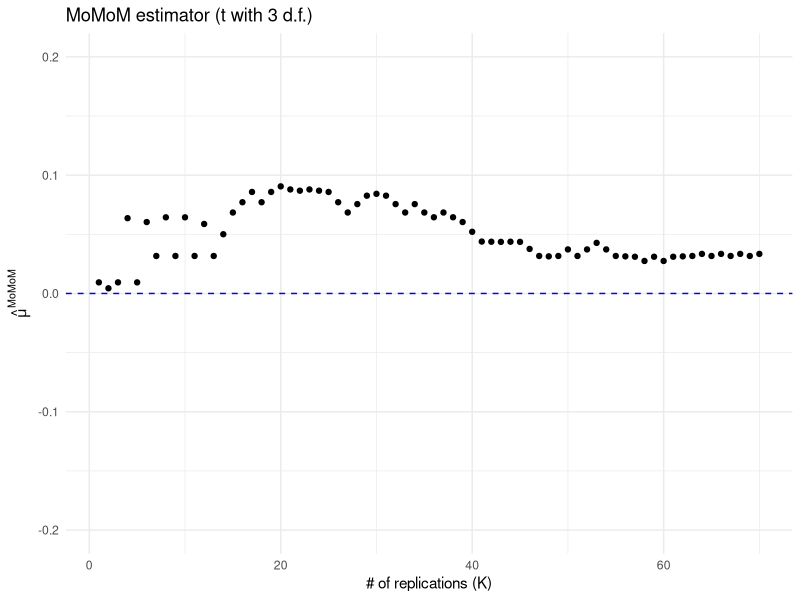
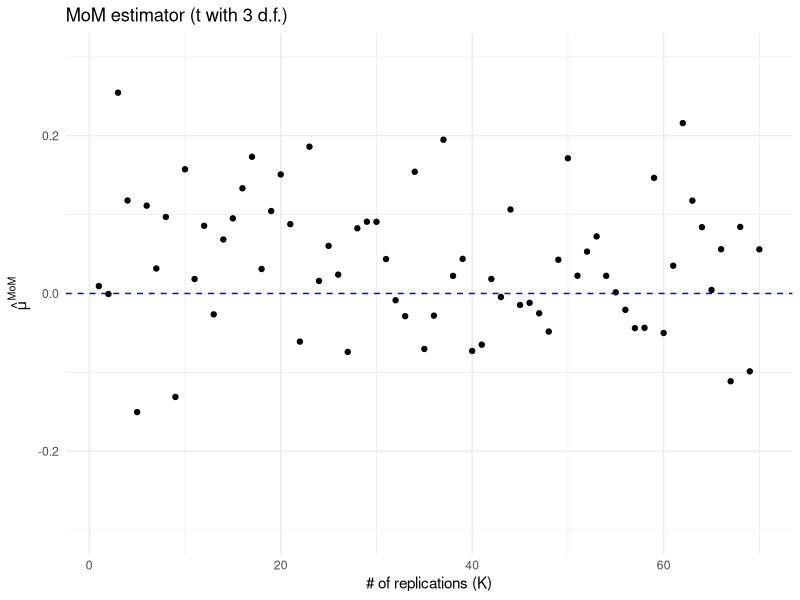
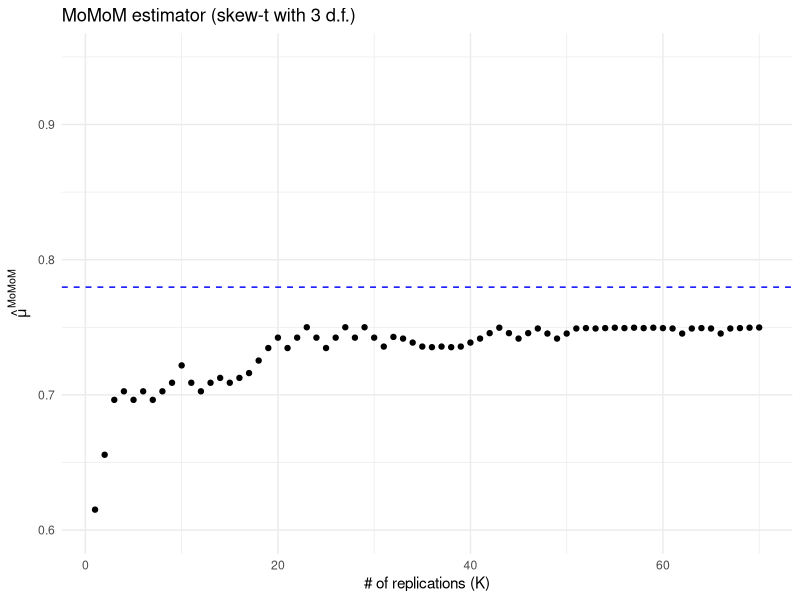
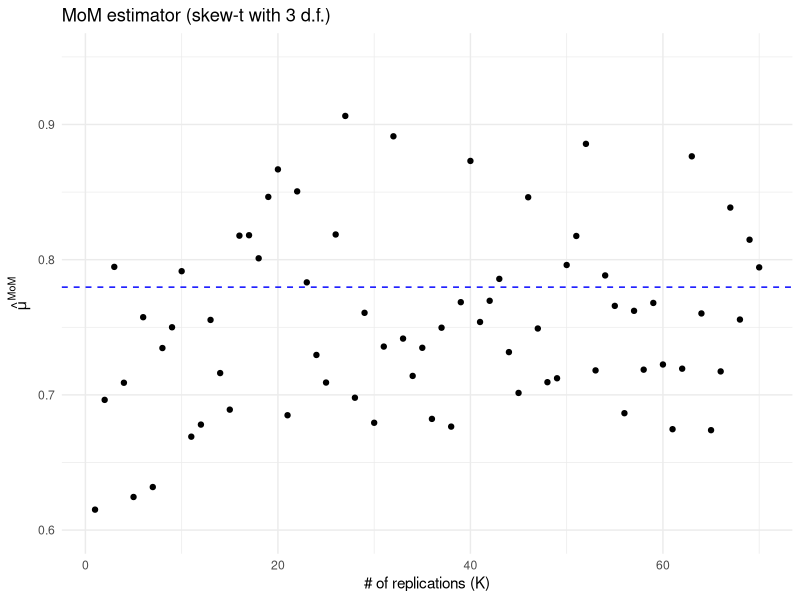
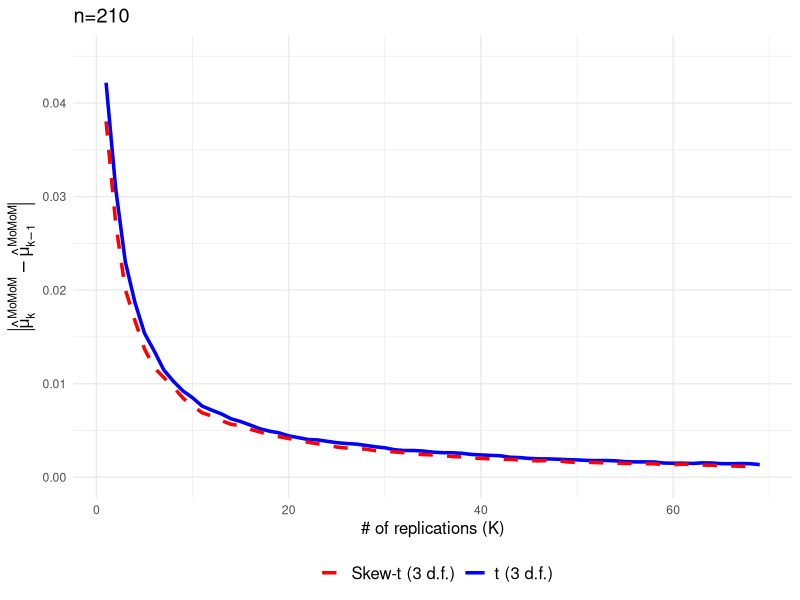
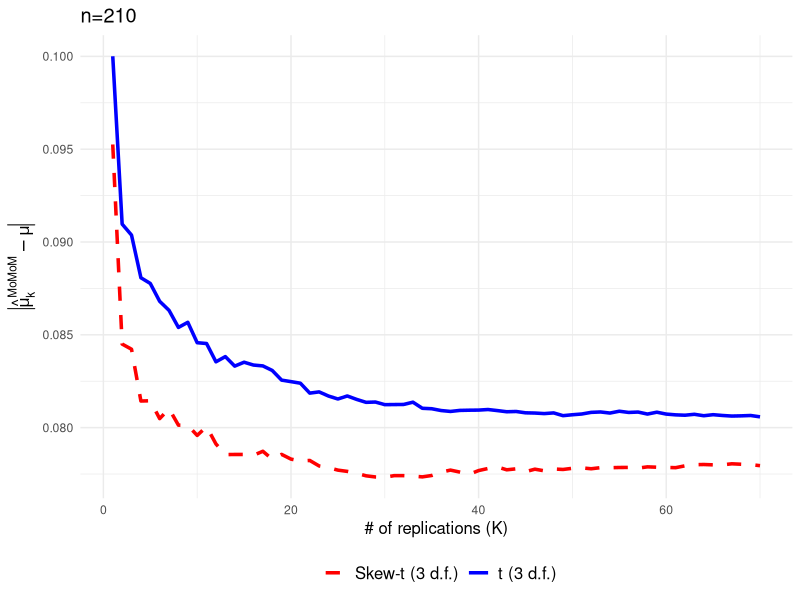
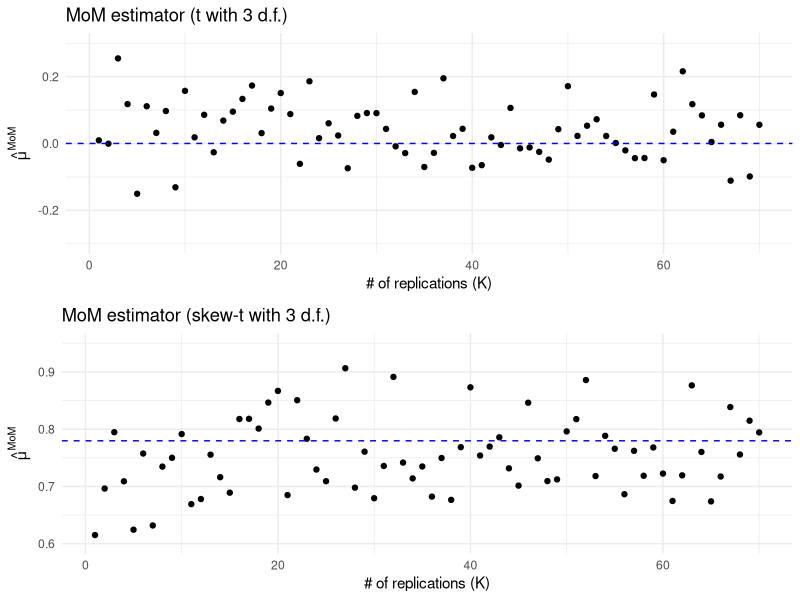
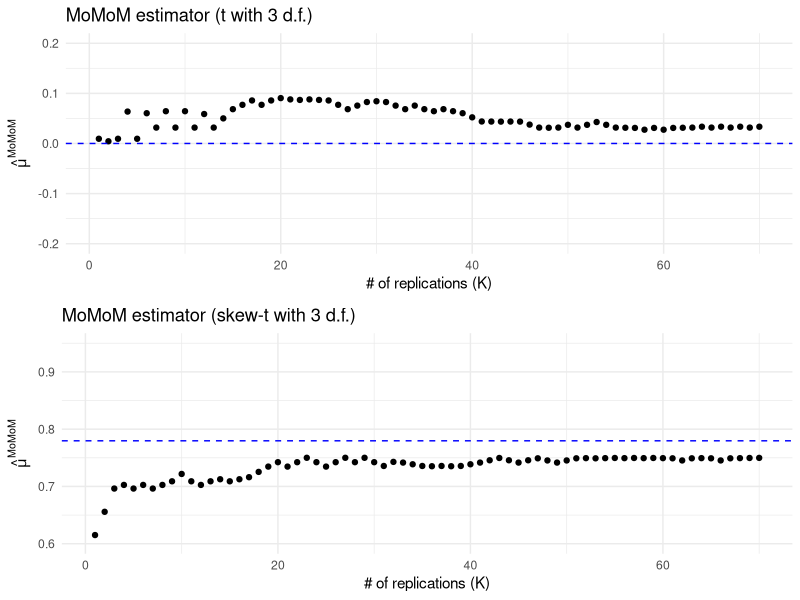

The R script that drew these images, in order:
# MoM estimator
rm(list = ls())
library(sn)
library(ggplot2)

# Functions -----
MoM_fn <- function(x, B){
  # x: data
  # B: number of splits
  n <- length(x)
  x <- x[sample(1:n, n, replace = F)]
  m <- floor(n / B)
  sub_x <- split(x, rep(1:B, each = m, length.out = n))
  means <- as.vector(unlist(lapply(sub_x, mean)))
  return(median(means))
}

MoMoM_fn <- function(x, B, K){
  # x: data
  # B: number of splits
  # K: number of rep
  res <- rep(NA, K)
  for(i in 1:K){
    res[i] <- MoM_fn(x, B)
  }
  return(median(res))
}

# An example ----
set.seed(1)
B <- 21      # number of buckets
L <- 1000    # number of sims
n <- 210     # number of obs
K <- 70      # max iter
res <- reps <- rep(NA, K)

x <- rt(n, df = 3)
for(k in 1:K){
  reps[k]<- MoM_fn(x, B)
  res[k] <- median(reps[1:k])
}

data.plot1 <- data.frame(K=1:K, mu=res, mu_mom=reps)
muplot1 <- ggplot(data.plot1, aes(x = K, y = mu)) +
           geom_point() +
           geom_hline(yintercept = 0, linetype = "dashed", color = "blue") + 
           labs(title = "MoMoM estimator (t with 3 d.f.)",
                x = "# of replications (K)",
                y = expression(hat(mu)^MoMoM)) +
           theme_minimal() +
           ylim( - 0.2, 0.2)
muplot1
mumom_plot1 <- ggplot(data.plot1, aes(x = K, y = mu_mom)) +
  geom_point() +
  geom_hline(yintercept = 0, linetype = "dashed", color = "blue") + 
  labs(title = "MoM estimator (t with 3 d.f.)",
       x = "# of replications (K)",
       y = expression(hat(mu)^MoM)) +
  theme_minimal() + 
  ylim(- 0.3, 0.3)
mumom_plot1

x <- rst(n, nu = 3, alpha = 1)
for(k in 1:K){
  reps[k]<- MoM_fn(x, B)
  res[k] <- median(reps[1:k])
}
a <- 1 #skew parm
delta <- a/sqrt(1+a^2)
mu <- delta * sqrt(3/pi) * gamma(1)/gamma(3/2)
data.plot2 <- data.frame(K=1:K, mu=res, mu_mom=reps)
muplot2 <- ggplot(data.plot2, aes(x = K, y = mu)) +
  geom_point() + 
  geom_hline(yintercept = mu, linetype = "dashed", color = "blue") + 
  labs(title = "MoMoM estimator (skew-t with 3 d.f.)",
       x = "# of replications (K)",
       y = expression(hat(mu)^MoMoM)) +
  theme_minimal() +
  ylim(0.6, 0.95)
muplot2
mumom_plot2 <- ggplot(data.plot2, aes(x = K, y = mu_mom)) +
  geom_point() + 
  geom_hline(yintercept = mu, linetype = "dashed", color = "blue") + 
  labs(title = "MoM estimator (skew-t with 3 d.f.)",
       x = "# of replications (K)",
       y = expression(hat(mu)^MoM)) +
  theme_minimal() +
  ylim(0.6, 0.95)
mumom_plot2

# Simulations 1 ------
## Simulate data from a t distribution -----
n <- 210     # number of obs
res <- reps <- matrix(NA, K, L)
for(i in 1:L){
  xs <- rt(n, 3)
  for(k in 1:K){
    reps[k,i]<- MoM_fn(xs, B)
    res[k,i] <- median(reps[1:k, i])
  }
  if(i %% 100 == 0) cat(i, "\n")
}

diff_one <- apply(res, 2, function(x) abs(diff(x)))
diff_one_t210 <- rowMeans(diff_one)

abs_t210 <- apply(res, 2, function(x) abs(x-0))
abs_t210 <- rowMeans(abs_t210)

## simulate data from a skew-t distribution -----
a <- 1       # skewness parm
n <- 210     # number of obs
res <- reps <- matrix(NA, K, L)
for(i in 1:L){
  xs <- rst(n, nu = 3, alpha = a)
  for(k in 1:K){
    reps[k,i]<- MoM_fn(xs, B)
    res[k,i] <- median(reps[1:k, i])
  }
  if(i %% 100 == 0) cat(i, "\n")
}

diff_one <- apply(res, 2, function(x) abs(diff(x)))
diff_one_st210 <- rowMeans(diff_one)

abs_st210 <- apply(res, 2, function(x) abs(x-mu))
abs_st210 <- rowMeans(abs_st210)

# Plot
data.plot1 <- cbind(1:(K-1), diff_one_t210, diff_one_st210)
colnames(data.plot1) <- c("K", "t", "st")
data.plot1 <- as.data.frame(data.plot1)
p1 <- ggplot(data.plot1, aes(x = K)) +
  geom_line(aes(y = t, color = "t (3 d.f.)"), linetype = "solid", linewidth = 1.2) +
  geom_line(aes(y = st, color = "Skew-t (3 d.f.)"), linetype = "dashed", linewidth = 1.2) +
  labs(title = "n=210",
       x = "# of replications (K)",
       y = expression(abs(hat(mu)[k]^MoMoM - hat(mu)[k-1]^MoMoM))) +
  theme_minimal() +
  scale_color_manual(values = c("t (3 d.f.)" = "blue", "Skew-t (3 d.f.)" = "red"),
                     name = "") +
  theme(legend.position = "bottom", legend.text = element_text(size = 12),
        title = element_text(size = 12), axis.title = element_text(size = 12)) + ylim(0, 0.045)
p1 


data.plot2 <- cbind(1:K, abs_t210, abs_st210)
colnames(data.plot2) <- c("K", "t", "st")
data.plot2 <- as.data.frame(data.plot2)
p2 <- ggplot(data.plot2, aes(x = K)) +
  geom_line(aes(y = t, color = "t (3 d.f.)"), linetype = "solid", linewidth = 1.2) +
  geom_line(aes(y = st, color = "Skew-t (3 d.f.)"), linetype = "dashed", linewidth = 1.2) +
  labs(title = "n=210",
       x = "# of replications (K)",
       y = expression(abs(hat(mu)[k]^MoMoM - mu))) +
  theme_minimal() +
  scale_color_manual(values = c("t (3 d.f.)" = "blue", "Skew-t (3 d.f.)" = "red"),
                     name = "") +
  theme(legend.position = "bottom", legend.text = element_text(size = 12),
        title = element_text(size = 12), axis.title = element_text(size = 12)) 
p2

# Final plots -----
plot0 <- gridExtra::grid.arrange(mumom_plot1, mumom_plot2, nrow = 2)
plot1 <- gridExtra::grid.arrange(muplot1, muplot2, nrow = 2)
plot2 <- gridExtra::grid.arrange(p1, p2, nrow = 2)
plotFN <- gridExtra::grid.arrange(plot0, plot1, plot2, ncol = 3)
